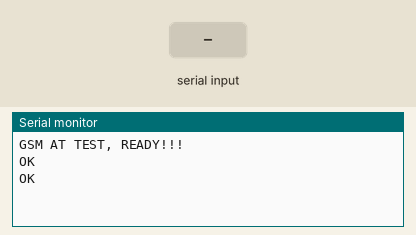
Recording of a sketch running on a simulated Arduino Uno, built with avr-gcc and run on an emulated ATmega328P. On the bench: the last lines printed to the serial monitor. The test bench sets the inputs (shaded band). The modem accepts every AT command (registered, SIM ready, sends succeed) and sends nothing else.

Above: at 13.4 s.
13.5 s: "1" received over the second serial link
At 14.6 s:
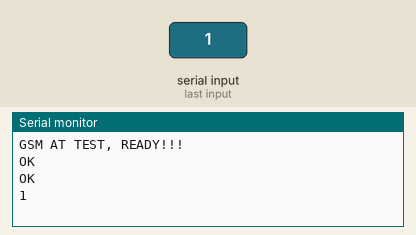
15.0 s: "0" received over the second serial link
At 15.8 s:
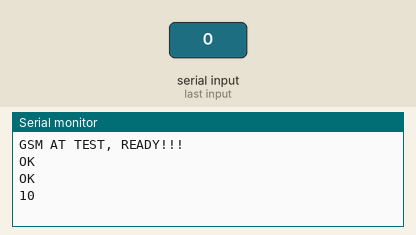

The sketch:

ENGINEER1.ino
```cpp
#include <NewPing.h>
#include <SoftwareSerial.h>

#define TRIGGER_PIN  A3
#define ECHO_PIN     8
#define MAX_DISTANCE 400

NewPing sonar(TRIGGER_PIN, ECHO_PIN, MAX_DISTANCE);
SoftwareSerial mySerial(2, 3); //rx, tx

unsigned long currentMillis;
unsigned long previousMillis=0;
long interval = 40000;
const int tankDepth = 300;
int waterLevel = 500;
String tankid = "1";

void setup() {
  //mySerial.begin(38400);
  Serial.begin(9600);
  mySerial.begin(9600);
  Serial.begin(9600);
  delay(10000);
  mySerial.print("AT+CMGF=1\r");
  delay(100);
  mySerial.print("AT+CNMI=2,2,0,0,0\r");
  delay(100);
  Serial.println("GSM AT TEST, READY!!!");
  delay(2000);


}

void loop() {
  manageCom();
}

void getResponse()
{
  while (mySerial.available())
  {
    Serial.write(mySerial.read());
  }
}

void manageCom()
{
  while (mySerial.available()>0)
  {
    Serial.write(mySerial.read());
  }

  while(Serial.available()>0)
  {
    mySerial.write(Serial.read());
  }
}


void gprsInit()
{
  mySerial.println("AT\r\n");
  delay(500);
  manageCom();
  mySerial.println("AT+CFUN=1\r\n");
  delay(500);
  manageCom();
  mySerial.println("AT+SAPBR=3,1,\"Contype\",\"GPRS\"\r\n");
  delay(500);
  manageCom();
  mySerial.println("AT+CSTT=\"MTN\",\"\",\"\"\r\n");
  delay(3000);
  manageCom();
  mySerial.println("AT+SAPBR=1,1\r\n");
  delay(1000);
  manageCom();
}

void upload()
{
    Serial.println("uploading to server ******************************");
    mySerial.println(F("AT+HTTPINIT\r\n"));
    delay(500);
    manageCom();
    mySerial.println(F("AT+HTTPPARA=\"CID\",1\r\n"));
    delay(500);
    manageCom();
    mySerial.println("AT+HTTPPARA=\"URL\",\"http://41.189.178.40:55553/store-level-measurement?tankid=" + tankid + "&waterlevel=" + String(waterLevel) + "\"");
    //mySerial.println("AT+HTTPPARA=\"URL\",\"http://device.aquanautllc.com/api/v1/card?customer=" + tagId  + "&amount=" + _amountFetched + "\"");
    //mySerial.println("AT+HTTPPARA=\"URL\",\"http://device.aquanautllc.com/api/v1/water-transaction/add?waterLevel=" + String(waterLevel) + "\"");
     //mySerial.println("AT+HTTPPARA=\"URL\",\"http://example.com\"");
    delay(3000);
    manageCom();
    mySerial.println(F("AT+HTTPACTION=0\r\n"));
    delay(4000);
    manageCom();
    //getHttpActionCode();

    //Serial.println("***********");
    mySerial.println(F("AT+HTTPREAD\r\n"));
    delay(4000);
    manageCom();
    //getReply();
    mySerial.println(F("AT+HTTPTERM\r\n"));
    delay(500);
    manageCom();
    //delay(50000);
}
```

Measured:
- after the input at 13.5 s, the serial monitor: prints a new line at once (image 1)
- after the input at 15.0 s, the serial monitor: prints a new line at once (image 2)
